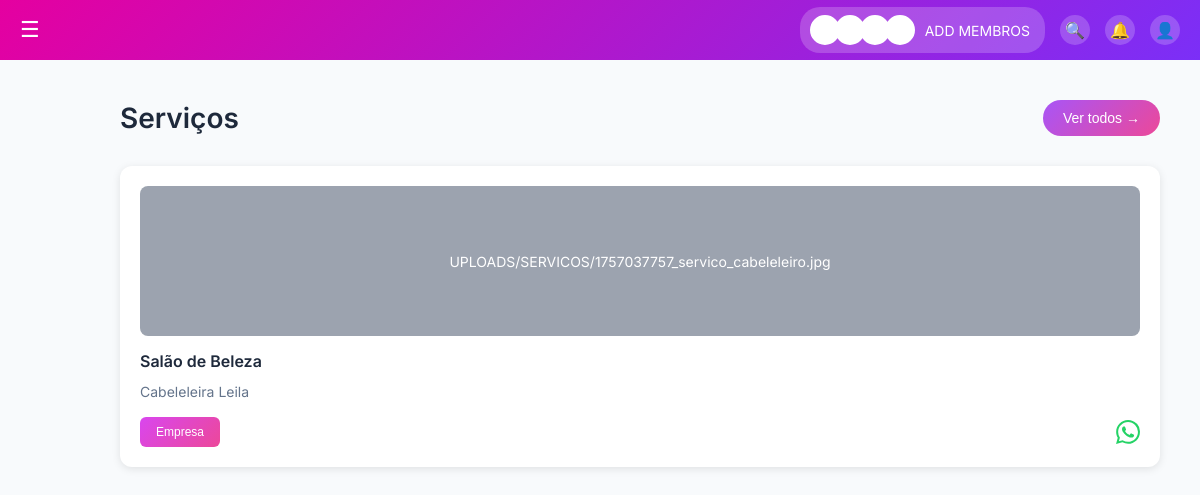
/VIEW/lista_servico.php, run on the app's committed database.
### tables this page shows
CREATE TABLE `cadastro_servicos` (
  `id_servicos` int(11) NOT NULL,
  `id_colaborador` int(11) DEFAULT NULL,
  `id_responsavel` int(11) DEFAULT NULL,
  `id_empresa` int(11) DEFAULT NULL,
  `titulo_servico` varchar(200) NOT NULL,
  `desc_servico` text NOT NULL,
  `categoria_servico` enum('Administrativo','Financeiro','RecursosHumanos','Marketing','Produção','Logística','Tecnologia da Informação (TI)','Jurídico','Atendimento ao Cliente') NOT NULL,
  `precificacao` varchar(100) NOT NULL,
  `forma_pagamento` varchar(50) NOT NULL,
  `img_servico` varchar(255) NOT NULL,
  `data_servico` timestamp NOT NULL DEFAULT current_timestamp()
);

### VIEW/lista_servico.php (the view, shortened to what this page needs)
<!DOCTYPE html>
<html lang="pt-BR">
<head>
    <link rel="stylesheet" href="../CSS/lista_servico.css">
    <link rel="stylesheet" href="../NAVEGACAO_WEB/menu.css">
</head>
<body>
    <div class="dashboard-container">
    <div id="sidebar-container"></div>
    <main class="main-content" id="mainContent">
        <div class="services-header">
            <h1 class="services-title">Serviços</h1>
            <button class="view-all-btn">Ver todos →</button>
        </div>
            <div class="services-grid" id="servicesGrid">
            <?php
                include_once("../CONTROLLER/conexao.php");
                $sql = "SELECT * FROM cadastro_servicos";
                $result = $conexao->query($sql);
                while($servico = $result->fetch_assoc()){
                    echo '<div class="service-card">';
                    echo '<div class="service-image">'.$servico["img_servico"].'</div>';
                    echo '<h3 class="service-title">'.$servico["titulo_servico"].'</h3>';
                    echo '<p class="service-description">'.$servico["desc_servico"].'</p>';
                    echo '<div class="service-footer" id="'.$servico["id_empresa"].'">';
                    echo '<button class="company-btn">Empresa</button>';
                    echo '</div>';
                    echo '</div>';
                }
            ?>
            </div>
        </main>
    </div>
</body>
</html>

### CSS/lista_servico.css (style rules this page uses)
.dashboard-container { display: flex; height: 100vh; font-family: "Inter", sans-serif; background-color: #f8fafc; }
.main-content { flex: 1; padding: 100px 40px; overflow-y: auto; transition: margin-left 0.3s; }
.services-header { display: flex; justify-content: space-between; align-items: center; margin-bottom: 30px; }
.services-title { font-size: 28px; font-weight: 600; color: #1e293b; }
.view-all-btn { background: linear-gradient(135deg, #a855f7, #ec4899); color: white; border: none; padding: 10px 20px; border-radius: 20px; font-size: 14px; font-weight: 500; cursor: pointer; transition: transform 0.2s; }
.services-grid { display: grid; grid-template-columns: repeat(auto-fit, minmax(280px, 1fr)); gap: 20px; }
.service-card { background: white; border-radius: 12px; padding: 20px; box-shadow: 0 2px 8px rgba(0, 0, 0, 0.1); transition: transform 0.2s, box-shadow 0.2s; }
.service-image { width: 100%; height: 150px; background: #9ca3af; border-radius: 8px; margin-bottom: 15px; display: flex; align-items: center; justify-content: center; color: white; font-size: 14px; text-align: center; }
.service-title { font-size: 16px; font-weight: 600; color: #1e293b; margin-bottom: 10px; }
.service-description { font-size: 14px; color: #64748b; line-height: 1.5; margin-bottom: 15px; }
.service-footer { display: flex; justify-content: space-between; align-items: center; }
.company-btn { background: linear-gradient(135deg, #d946ef, #ec4899); color: white; border: none; padding: 8px 16px; border-radius: 6px; font-size: 12px; font-weight: 500; cursor: pointer; transition: transform 0.2s; }
.whatsapp-icon { width: 24px; height: 24px; cursor: pointer; transition: transform 0.2s; }

### NAVEGACAO_WEB/menu.css (style rules this page uses)
* { margin: 0; padding: 0; box-sizing: border-box; }
:root { --bg-gradient: linear-gradient(135deg, #e500a0, #7b2ff7); --card-bg: #fff; --text-dark: #222; --text-light: #666; --primary: #e500a0; --secondary: #7b2ff7; --radius: 12px; --shadow: 0 4px 8px rgba(0,0,0,0.1); }
body { font-family: "Inter", sans-serif; min-height: 100vh; display: flex; flex-direction: column; }
.main-content { flex: 1; margin-left: 0; transition: margin-left 0.3s ease; }

### data on the page
cadastro_servicos: img_servico "UPLOADS/SERVICOS/1757037757_servico_cabeleleiro.jpg", titulo_servico "Salão de Beleza", desc_servico "Cabeleleira Leila"
